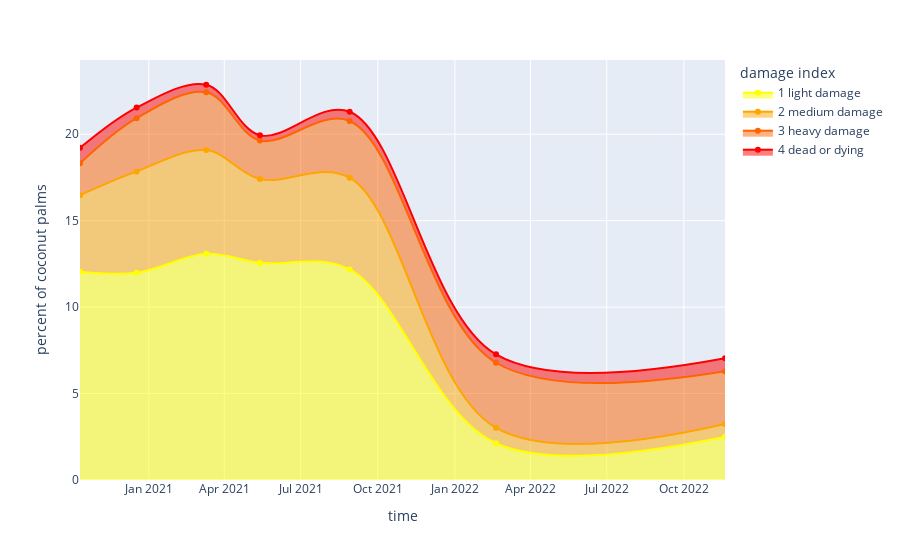

The cell this chart's notebook holds for it:
### Code cell
fig = px.area(df1, x="time", y="percent of coconut palms", color="damage index", line_shape='spline',
              color_discrete_map = {'1 light damage': '#ffff00', '2 medium damage': '#ffa500', '3 heavy damage': '#ff6400', '4 dead or dying': '#ff0000'})
fig.update_traces(mode='markers+lines')
fig.write_html("timeline.html")
fig.write_image("timeline.png")
fig.show()

### Figure 1 — Plotly figure (JSON) as saved in the notebook; plotly's stock layout.template omitted (floating-point values rounded to 4 significant figures)
{"data": [{"fillpattern": {"shape": ""}, "hovertemplate": "damage index=1 light damage<br>time=%{x}<br>percent of coconut palms=%{y}<extra></extra>", "legendgroup": "1 light damage", "line": {"color": "#ffff00", "shape": "spline"}, "marker": {"symbol": "circle"}, "mode": "markers+lines", "name": "1 light damage", "orientation": "v", "showlegend": true, "stackgroup": "1", "type": "scatter", "x": ["2020-10-11T00:00:00", "2020-12-17T12:00:00", "2021-03-10T12:00:00", "2021-05-13T12:00:00", "2021-08-28T12:00:00", "2022-02-19T00:00:00", "2022-11-19T00:00:00"], "xaxis": "x", "y": [12.05, 11.99, 13.08, 12.56, 12.18, 2.126, 2.502], "yaxis": "y"}, {"fillpattern": {"shape": ""}, "hovertemplate": "damage index=2 medium damage<br>time=%{x}<br>percent of coconut palms=%{y}<extra></extra>", "legendgroup": "2 medium damage", "line": {"color": "#ffa500", "shape": "spline"}, "marker": {"symbol": "circle"}, "mode": "markers+lines", "name": "2 medium damage", "orientation": "v", "showlegend": true, "stackgroup": "1", "type": "scatter", "x": ["2020-10-11T00:00:00", "2020-12-17T12:00:00", "2021-03-10T12:00:00", "2021-05-13T12:00:00", "2021-08-28T12:00:00", "2022-02-19T00:00:00", "2022-11-19T00:00:00"], "xaxis": "x", "y": [4.42, 5.863, 5.996, 4.844, 5.306, 0.8896, 0.7439], "yaxis": "y"}, {"fillpattern": {"shape": ""}, "hovertemplate": "damage index=3 heavy damage<br>time=%{x}<br>percent of coconut palms=%{y}<extra></extra>", "legendgroup": "3 heavy damage", "line": {"color": "#ff6400", "shape": "spline"}, "marker": {"symbol": "circle"}, "mode": "markers+lines", "name": "3 heavy damage", "orientation": "v", "showlegend": true, "stackgroup": "1", "type": "scatter", "x": ["2020-10-11T00:00:00", "2020-12-17T12:00:00", "2021-03-10T12:00:00", "2021-05-13T12:00:00", "2021-08-28T12:00:00", "2022-02-19T00:00:00", "2022-11-19T00:00:00"], "xaxis": "x", "y": [1.843, 3.077, 3.351, 2.236, 3.278, 3.766, 3.043], "yaxis": "y"}, {"fillpattern": {"shape": ""}, "hovertemplate": "damage index=4 dead or dying<br>time=%{x}<br>percent of coconut palms=%{y}<extra></extra>", "legendgroup": "4 dead or dying", "line": {"color": "#ff0000", "shape": "spline"}, "marker": {"symbol": "circle"}, "mode": "markers+lines", "name": "4 dead or dying", "orientation": "v", "showlegend": true, "stackgroup": "1", "type": "scatter", "x": ["2020-10-11T00:00:00", "2020-12-17T12:00:00", "2021-03-10T12:00:00", "2021-05-13T12:00:00", "2021-08-28T12:00:00", "2022-02-19T00:00:00", "2022-11-19T00:00:00"], "xaxis": "x", "y": [0.9, 0.6164, 0.43, 0.3003, 0.536, 0.4852, 0.7552], "yaxis": "y"}], "layout": {"autosize": true, "legend": {"title": {"text": "damage index"}, "tracegroupgap": 0}, "margin": {"t": 60}, "xaxis": {"anchor": "y", "autorange": true, "domain": [0, 1], "range": ["2020-10-11", "2022-11-19"], "title": {"text": "time"}, "type": "date"}, "yaxis": {"anchor": "x", "autorange": true, "domain": [0, 1], "range": [0, 24.51], "title": {"text": "percent of coconut palms"}, "type": "linear"}}}
